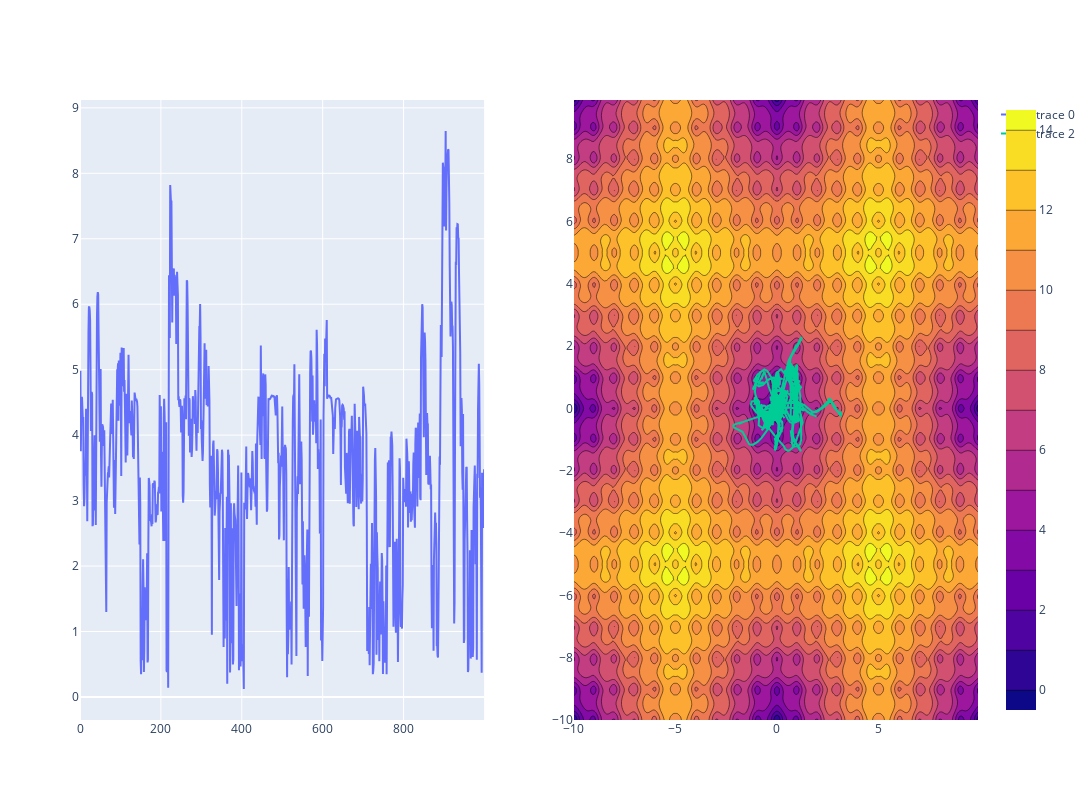

Notebook code for this chart:
### Code cell
m = of.Ackley(start=[1.0, 1.2], bounds=10)
ackley_NALF = of.OptimisationProblem(
    m,
    SGD_NALF(m.parameters(), alpha=2, lr=0.01, momentum=0.90, angle_spread=0.15, levy_spread=0.01),
    n_epochs = 1000
)

losses, params, preds = ackley_NALF.run()
fig = ackley_NALF.visualise((-10, 10), (-10, 10), 0.1, render="contour")
fig.show()

### Figure 1 — Plotly figure (JSON) as saved in the notebook; plotly's stock layout.template omitted (floating-point values rounded to 4 significant figures; data arrays with more than 128 entries replaced by an {"elided": "..."} marker saying what was removed)
{"data": [{"type": "scatter", "x": {"elided": "1000 int values"}, "xaxis": "x", "y": {"elided": "1000 float values"}, "yaxis": "y"}, {"type": "contour", "x": {"elided": "200 float values"}, "xaxis": "x2", "y": {"elided": "200 float values"}, "yaxis": "y2", "z": {"elided": "200x200 float values"}}, {"text": {"elided": "1000 str values"}, "type": "scatter", "x": {"elided": "1001 float values"}, "xaxis": "x2", "y": {"elided": "1001 float values"}, "yaxis": "y2"}], "layout": {"autosize": false, "height": 800, "width": 1600, "xaxis": {"anchor": "y", "domain": [0, 0.45]}, "xaxis2": {"anchor": "y2", "domain": [0.55, 1]}, "yaxis": {"anchor": "x", "domain": [0, 1]}, "yaxis2": {"anchor": "x2", "domain": [0, 1]}}}
